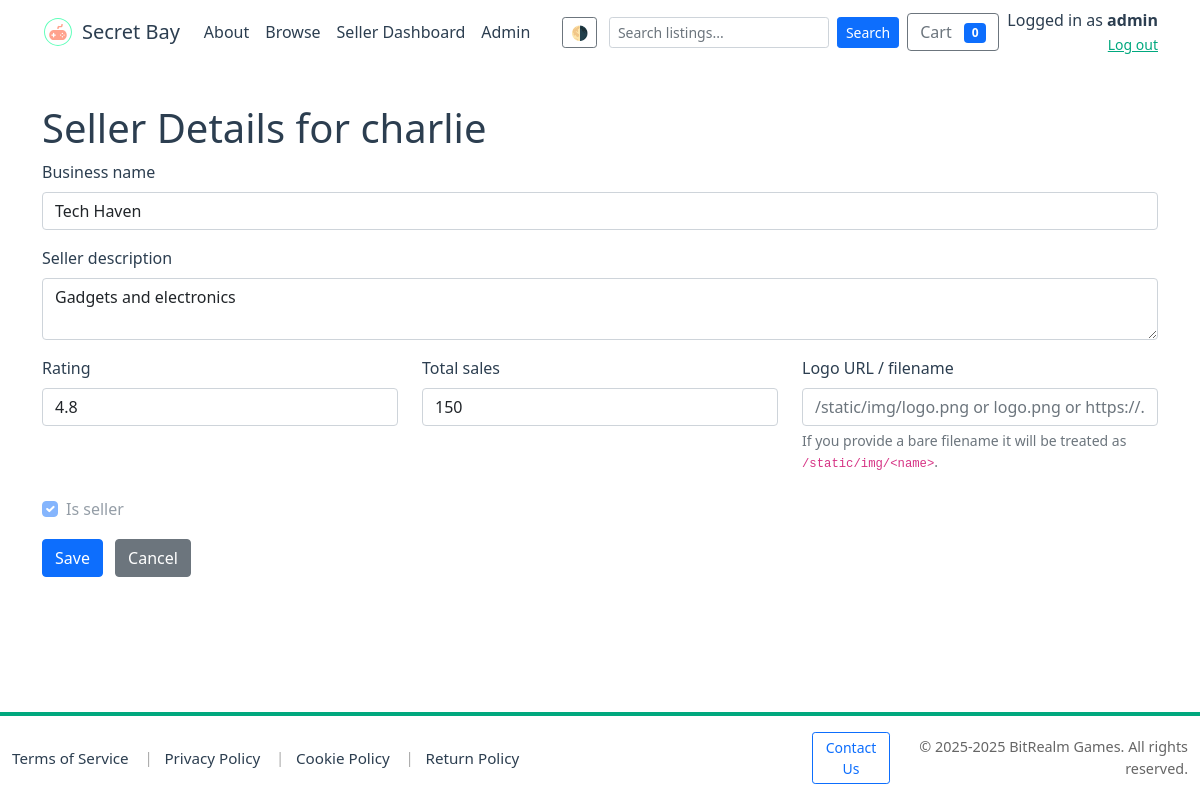
Before: /admin/users/3/seller (signed in) with the older database file.
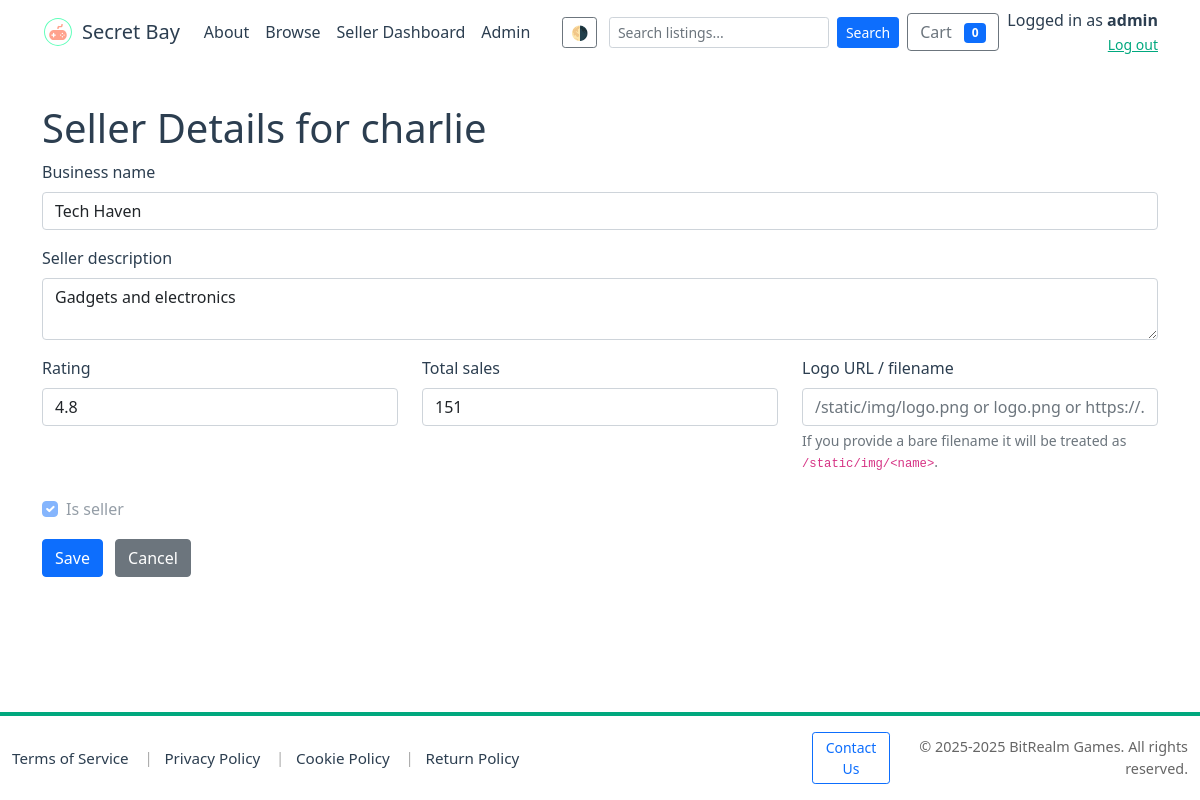
After: the same page with the newer database file.
### tables this page shows
CREATE TABLE users (
    id INTEGER PRIMARY KEY AUTOINCREMENT,
    username TEXT NOT NULL UNIQUE,
    email TEXT NOT NULL UNIQUE,
    password_hash TEXT NOT NULL,
    is_admin INTEGER NOT NULL DEFAULT 0,
    is_seller INTEGER NOT NULL DEFAULT 0,
    business_name TEXT,
    seller_description TEXT,
    rating REAL DEFAULT 0,
    total_sales INTEGER DEFAULT 0,
    created_at TEXT NOT NULL DEFAULT (datetime('now'))
, logo_url TEXT);

### app.py (the view, shortened to what this page needs)
@app.route('/admin/users/<int:user_id>/seller', methods=['GET', 'POST'])
@admin_required
def admin_edit_seller(user_id):
    conn = get_db_connection()
    cur = conn.cursor()
    cur.execute("SELECT id, username, business_name, seller_description, rating, total_sales, is_seller, logo_url FROM users WHERE id = ?", (user_id,))
    u = cur.fetchone()
    if not u:
        conn.close()
        flash("User not found.")
        return redirect(url_for('admin_users'))
    conn.close()
    return render_template('admin/seller_form.html', user=u)

### app.py (called while the page is built)
def get_db_connection(path=DB_PATH):
    conn = sqlite3.connect(path)
    conn.row_factory = sqlite3.Row
    conn.execute("PRAGMA foreign_keys = ON;")
    return conn

@app.after_request
def set_security_headers(response):
    response.headers.setdefault('X-Frame-Options', 'SAMEORIGIN')
    response.headers.setdefault('X-Content-Type-Options', 'nosniff')
    response.headers.setdefault('Referrer-Policy', 'no-referrer-when-downgrade')
    if 'SSL_ENABLED' in globals() and SSL_ENABLED:
        response.headers.setdefault('Strict-Transport-Security', 'max-age=63072000; includeSubDomains; preload')
    return response

### templates/admin/seller_form.html (shortened to what this page needs)
<!doctype html>
<html lang="en">
<head>
  {% include 'head_includes.html' %}
</head>
<body>
  {% include 'navbar.html' %}
  <div class="container my-4">
    <h1>Seller Details for {{ user['username'] }}</h1>
    <form method="post">
      <div class="mb-3">
        <label class="form-label">Business name</label>
        <input name="business_name" class="form-control" value="{{ user['business_name'] or '' }}">
      </div>
      <div class="mb-3">
        <label class="form-label">Seller description</label>
        <textarea name="seller_description" class="form-control">{{ user['seller_description'] or '' }}</textarea>
      </div>
      <div class="row">
        <div class="col-md-4 mb-3">
          <label class="form-label">Rating</label>
          <input name="rating" class="form-control" value="{{ user['rating'] or 0 }}">
        </div>
        <div class="col-md-4 mb-3">
          <label class="form-label">Total sales</label>
          <input name="total_sales" class="form-control" value="{{ user['total_sales'] or 0 }}">
        </div>
        <div class="col-md-4 mb-3">
          <label class="form-label">Logo URL / filename</label>
          <input name="logo_url" class="form-control" value="{{ user['logo_url'] or '' }}" placeholder="/static/img/logo.png or logo.png or https://...">
          <div class="form-text">If you provide a bare filename it will be treated as <code>/static/img/&lt;name&gt;</code>.</div>
        </div>
        <div class="col-md-4 mb-3 align-self-end">
          <div class="form-check mt-2">
            <input class="form-check-input" type="checkbox" id="is_seller" name="is_seller" {% if user['is_seller'] %}checked{% endif %} disabled>
            <label class="form-check-label" for="is_seller">Is seller</label>
          </div>
        </div>
      </div>
      <button class="btn btn-primary">Save</button>
      <a href="{{ url_for('admin_users') }}" class="btn btn-secondary ms-2">Cancel</a>
    </form>
  </div>
  {% include 'footer.html' %}
</body>
</html>

Changed rows visible on the page:
changed users "charlie": total_sales "150" → "151"
